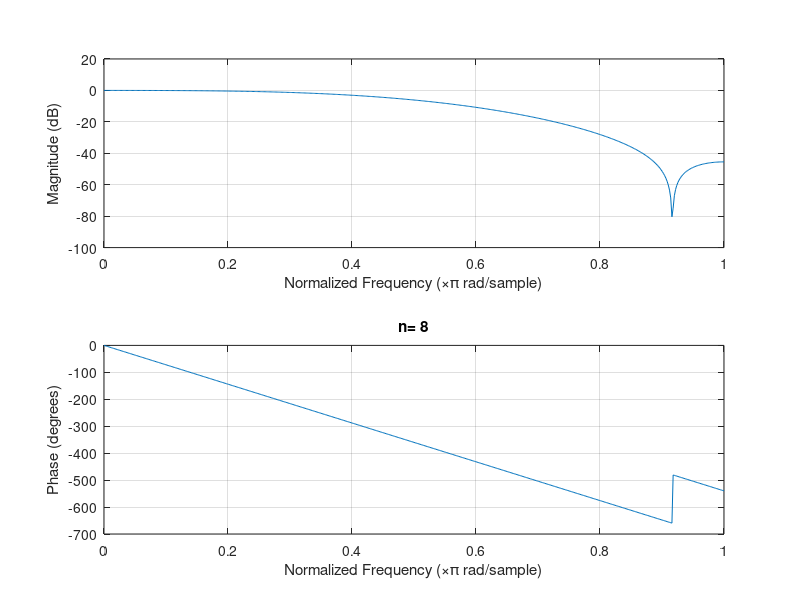
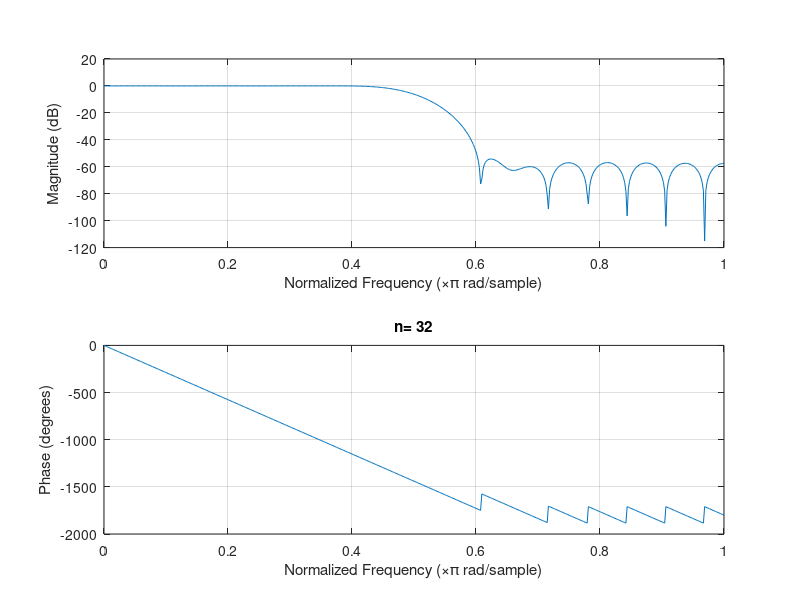
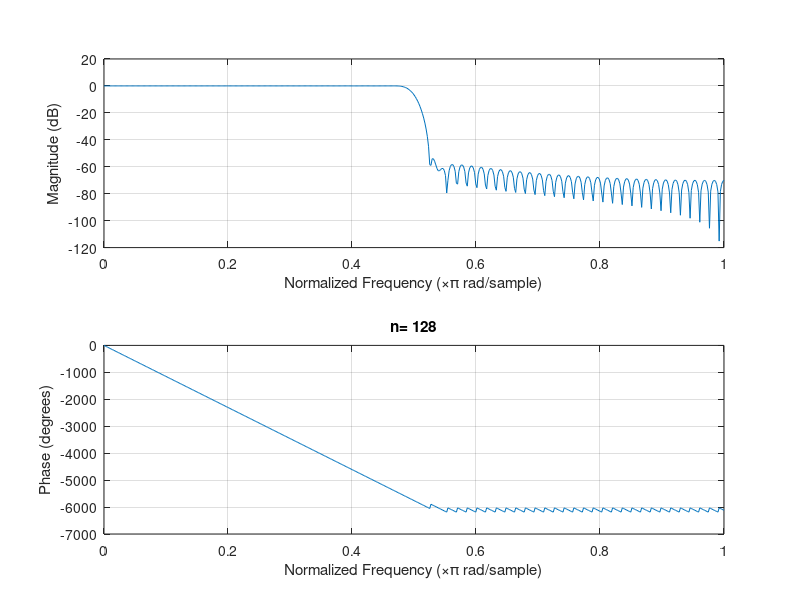
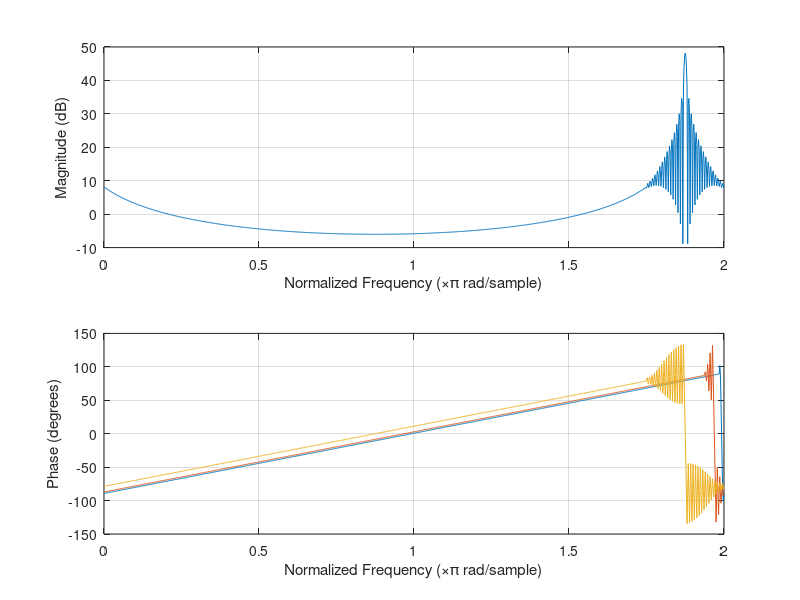

Source code (MATLAB) for these figures, in order: (Note: this script raises an error after producing the figures.)
fc = 2000;
fs = 8000;
wn = fc /(fs/2);
n = 8 ; 
b = fir1(n , wn , 'low')

figure(1)
freqz(b)
title('n= 8')
[H1,w1] = freqz(b,1,512,fs);

n2 = 32 ;
b2 = fir1(n2 , wn , 'low')
figure(2)
freqz(b2)
title('n= 32')
[H2,w2] = freqz(b2,1,512,fs);

n3 = 128;
b3 = fir1(n3 , wn , 'low') 
figure(3)
freqz(b3)
title('n= 128')
[H3,w3] = freqz(b3,1,512,fs);
figure(4)
freqz(H1)
hold on;
freqz(H2)
freqz(H3)

lines = findall(gcf , 'type','line');
lines(1).Color = 'red';
lines(2).Color = 'green';
lines(3).Color = 'blue';
legend('H1','H2','H3');